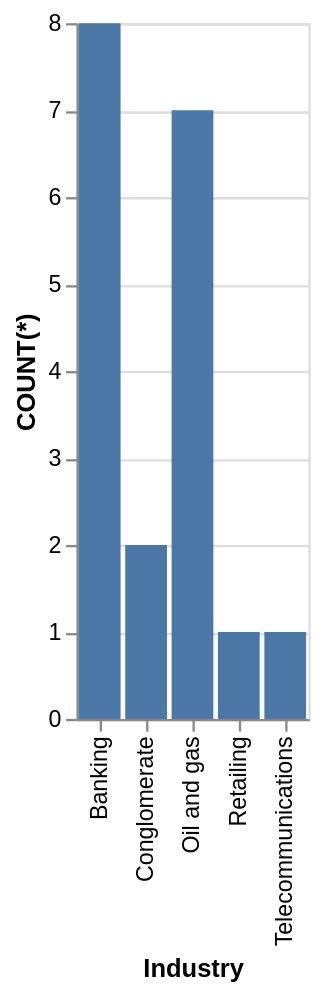

Express this chart as Vega-Lite.
### Vega-Lite specification from a JSON file in a GitHub repository (floating-point values rounded to 4 significant figures)
{"data": {"values": [{"x_data": "Banking", "y_data": 8}, {"x_data": "Conglomerate", "y_data": 2}, {"x_data": "Oil and gas", "y_data": 7}, {"x_data": "Retailing", "y_data": 1}, {"x_data": "Telecommunications", "y_data": 1}]}, "mark": "bar", "encoding": {"x": {"field": "x_data", "type": "nominal", "title": "Industry", "sort": "ascending"}, "y": {"field": "y_data", "type": "quantitative", "title": "COUNT(*)"}}}
